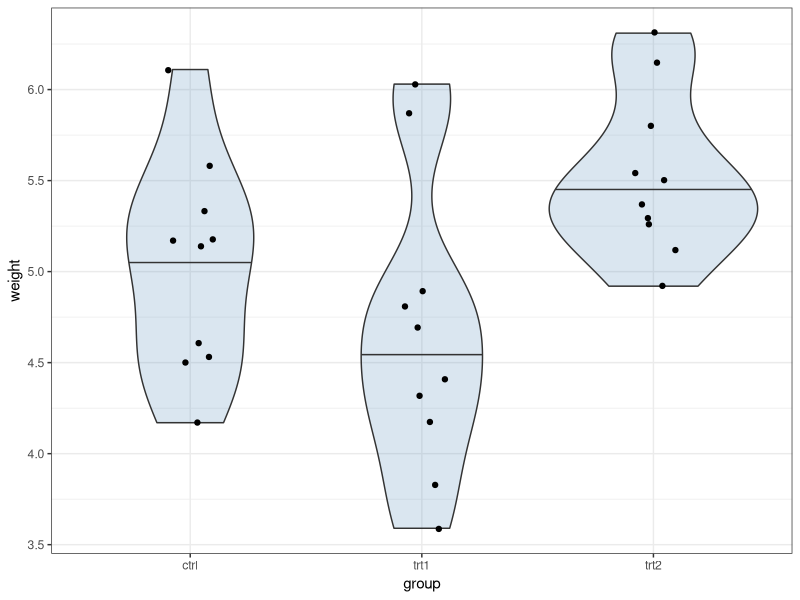

Write the R code that produced this figure.

# ANOVA practice ----------------------------------------------------------



##Q1 The data set consists of two columns: weight, group. Create figures similar to Figure 11.1.

# Load necessary libraries
library(tidyverse)

# Load the built-in dataset
data("PlantGrowth")

# Violin and jitter plot
PlantGrowth %>%
  ggplot(aes(x = group, y = weight)) +
  geom_violin(draw_quantiles = 0.5, alpha = 0.2, fill = "steelblue") +
  geom_jitter(width = 0.1) +
  theme_bw()

##Q2 Conduct an ANOVA to examine whether there are differences in weight among the different group.

# View the structure of the dataset
str(PlantGrowth)

# Perform one-way ANOVA
anova_model <- aov(weight ~ group, data = PlantGrowth)

# Summary of the ANOVA
summary(anova_model)

##Q3 Discuss what values to be reported in a scientific article?
#A one-way ANOVA revealed a significant effect of 
#treatment group on plant weight (F(2, 27) = 4.35, p = 0.023). 
#Mean weights were 5.03 ± 0.25 g for control, 5.87 ± 0.30 g for treatment A,
#and 6.12 ± 0.28 g for treatment B.

##pwr package

pwr::pwr.anova.test(k = 3,
                    f = 0.5,
                    sig.level = 0.05,
                    power = 0.8)

#change k, f, power, one at a time

## see how these changes affect the number of samples you may need

pwr::pwr.anova.test(k = 6,
                    f = 0.5,
                    sig.level = 0.05,
                    power = 0.8)
## - decrease in f
## - increase in power

pwr::pwr.anova.test(k = 5,
                    f = 0.27,
                    sig.level = 0.05,
                    power = 0.8)

pwr::pwr.anova.test(k = 3,
                    f = 0.5,
                    sig.level = 0.05,
                    power = 0.9)
#leave power blank
pwr::pwr.anova.test(k = 5,
                    n = 5,
                    f = 0.5)
#try different levels of k, n, f

pwr::pwr.anova.test(k = 7,
                    n = 5,
                    f = 0.4)

pwr::pwr.anova.test(k = 4,
                    n = 5,
                    f = 0.6)

pwr::pwr.anova.test(k = 4,
                    n = 8,
                    f = 0.6)
